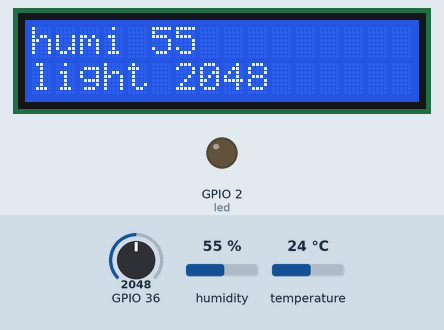
This sketch was run on a simulated ESP32. On the bench: 16×2 character LCD, output pins drawn as LEDs (lit = HIGH). The inputs (shaded band) are chosen by the test bench; at power-on: humidity 55 %, GPIO 36 = 2048, temperature 24 °C. WiFi joins after 1.5 s; servers stay silent unless stated; uploads are accepted with an empty reply; what the sketch prints to the serial monitor is not drawn.

Above: at 2.7 s.
2.8 s: humidity set to 22 %
At 5.2 s:
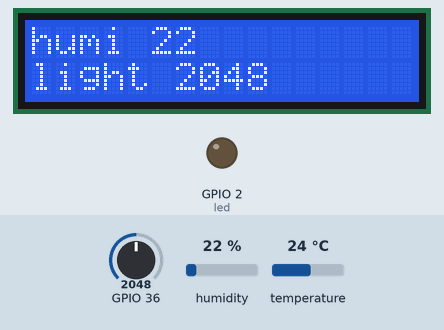
6.4 s: GPIO 36 set to 2866
At 7.8 s:
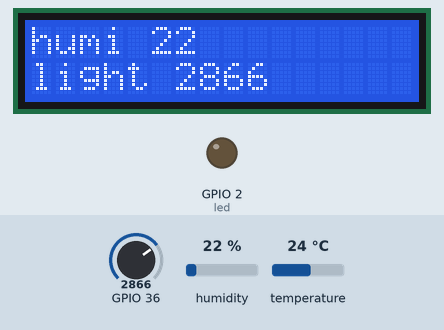
10.0 s: humidity set to 40 %
At 10.4 s:
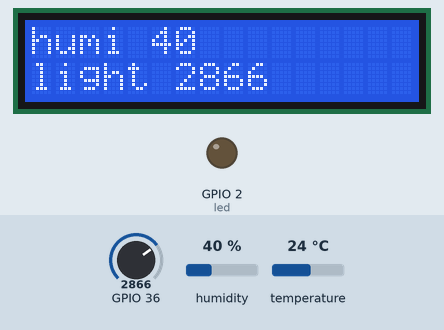
13.6 s: GPIO 36 set to 3603
At 16.8 s:
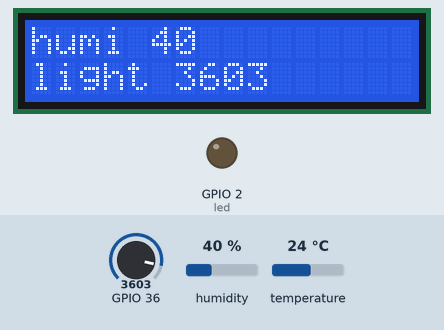
17.2 s: humidity set to 68 %
At 19.4 s:
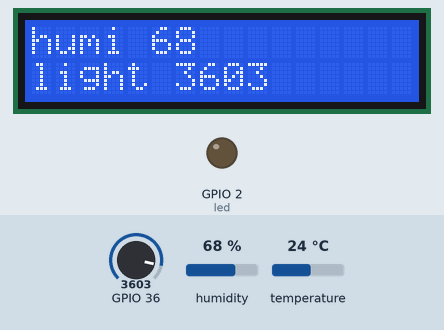
20.8 s: GPIO 36 set to 4095
At 22.0 s:
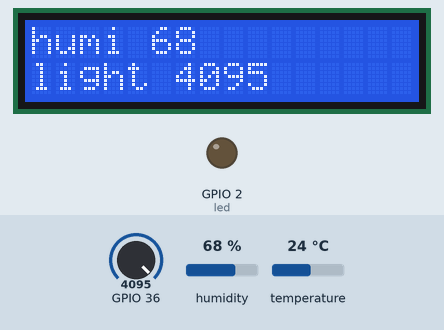
Timing chart, 0 to 23.8 s (numbered marks = the images above; inputs shaded):
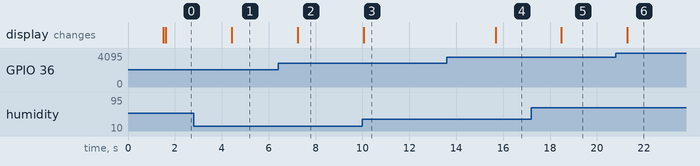

The sketch:

arduino-code.ino
```cpp
#include <WiFi.h>
#include "DHT.h"
#include <WebServer.h>
#include <Wire.h>
#include <LiquidCrystal_I2C.h>
const char* ssid = "bssm_free";
const char* password = "bssm_free";
const char* ip = "10.150.149.60";
#define DHTPIN 15 // 온습도
#define DHTTYPE DHT11

LiquidCrystal_I2C lcd(0x27, 16, 2);
DHT dht(DHTPIN, DHTTYPE);
WiFiClient client;
WebServer server(80);

void setup() {
  pinMode(2,OUTPUT);//led
  Serial.begin(115200); //결과를 PC에서보겠다!
 WiFi.mode(WIFI_STA);
 WiFi.begin(ssid, password);
 while (WiFi.status() != WL_CONNECTED) {
   delay(500);
   Serial.print(".");
 }
 Serial.println("");
 Serial.println("WiFi connected");
 Serial.println("IP address: ");
 Serial.println(WiFi.localIP());

 lcd.begin();
 lcd.backlight();

// LED 파트
 server.on("/click", []() {
    String param = server.arg("param");
    int state = turnon(digitalRead(2));
    // String url = "/project/onoff.php?state="+String(state);
    // client.print(String("GET ") + url + " HTTP/1.1\r\n" +
    //            "Host: "+ip+"\r\n" +
    //            "Connection: close\r\n\r\n");
    // 요청 처리 코드 작성
    server.send(200, "text/plain", "OK");
  });
  server.begin();
  Serial.println("HTTP server started");
}

void loop() {
  // 값 읽어오기
  int readValue = analogRead(A0);// 조도값
  int humi = dht.readHumidity();//습도값

  // lcd 파트
  lcd.clear();
  lcd.setCursor(0,0);
  lcd.print("humi ");
  lcd.print(String(humi));
  lcd.setCursor(0,1);
  lcd.print("light ");
  lcd.print(String(readValue));

  // wifi 연결 부터 url 요청까지
  if (!client.connect(ip, 80)) {
    Serial.println("connection failed");
    return;
  }
  Serial.println("서버와 연결되었습니다!");
  String url = "/project/action.php?ldata="+String(readValue)+"&hdata="+String(humi);
  client.print(String("GET ") + url + " HTTP/1.1\r\n" +
               "Host: "+ip+"\r\n" +
               "Connection: close\r\n\r\n");
  unsigned long t = millis(); //생존시간
  while(1){
    if(client.available()) break;
    if(millis() - t > 10000) break;
    server.handleClient();
  }
  Serial.println("응답이 도착했습니다");
  while(client.available()){

    String line = client.readStringUntil('\n');
          Serial.println(line);
  }
  Serial.println("연결이 해제되었습니다!");

  delay(2500);
}

// LED 파트
int turnon(int val){
  int state = val == 0 ? 1 : 0;
  digitalWrite(2, state);
  return state;
}
```

Measured:
- after the input at 2.8 s, the display: changes after 1.6 s (image 1)
- after the input at 6.4 s, the display: changes after 0.84 s (image 2)
- after the input at 10.0 s, the display: changes after 0.05 s (image 3)
- after the input at 13.6 s, the display: changes after 2.1 s (image 4)
- after the input at 17.2 s, the display: changes after 1.3 s (image 5)
- after the input at 20.8 s, the display: changes after 0.50 s (image 6)
